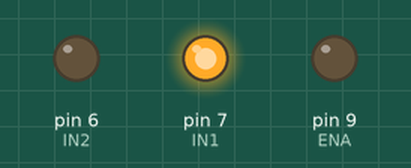
Recording of a sketch running on a simulated Arduino Uno, built with avr-gcc and run on an emulated ATmega328P. Shown: output pins drawn as LEDs (lit = HIGH). What the sketch prints to the serial monitor is not drawn.

Above: at 0.1 s.
Timing chart, 0 to 1.6 s (numbered marks = the images above):
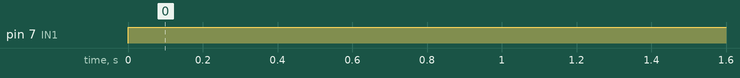

Measured:
- by itself, pin 7 (IN1): LOW → HIGH at 0.00 s

The sketch:

moteurRoues.ino
```cpp
int ENA=9;
int IN1=7;
int IN2=6;
int valManette=0;
int valManettePos=0;


void setup() {
  pinMode(ENA,OUTPUT);
  pinMode(IN1,OUTPUT);
  pinMode(IN2,OUTPUT);
  digitalWrite(ENA,LOW);
  digitalWrite(IN1,LOW);
  digitalWrite(IN2,HIGH);
  Serial.begin(9600);
}

void loop() {
  if(valManette<=0){
    valManettePos=(-1)*valManette;
    digitalWrite(IN1,HIGH);
    digitalWrite(IN2,LOW);
    analogWrite(ENA,valManettePos);
  }
  else{
    digitalWrite(IN1,LOW);
    digitalWrite(IN2,HIGH);
    analogWrite(ENA,valManette);
  }
  Serial.println(digitalRead(ENA));//Récupère l'état de ENA, HIGH ou LOW
}
```
